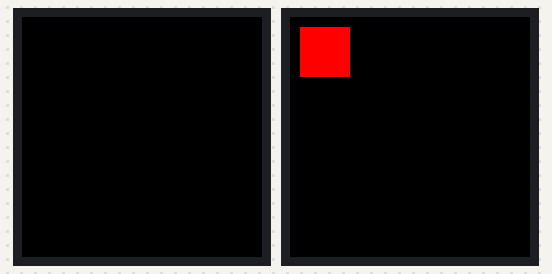
A sketch run on a simulated ESP32. Shown: 2 × 240×240 colour display.

Above: at 0.4 s.

The sketch:

0_one_ESP32_drive_two_Screens.ino
```cpp
#include <Arduino.h>
#include <SPI.h>
#include <Arduino_GFX.h>

// Define display type and connection pins
#define SCREEN_TYPE Arduino_GC9A01 // Choose display type
#define RST_PIN 1 // RST pin for the first display
#define DC_PIN 11 // DC pin for the first display
#define CS_PIN 10 // CS pin for the first display
#define SCK_PIN 12 // SCK pin for the first display
#define MOSI_PIN 13 // MOSI pin for the first display

#define DC_PIN2 41 // DC pin for the second display
#define CS_PIN2 42 // CS pin for the second display
#define SCK_PIN2 39 // SCK pin for the second display
#define MOSI_PIN2 0 // MOSI pin for the second display

// Create data bus objects
Arduino_DataBus *bus = new Arduino_ESP32SPI(DC_PIN, CS_PIN, SCK_PIN, MOSI_PIN, GFX_NOT_DEFINED);
Arduino_DataBus *bus2 = new Arduino_ESP32SPI(DC_PIN2, CS_PIN2, SCK_PIN2, MOSI_PIN2, GFX_NOT_DEFINED);

// Create display objects
SCREEN_TYPE *gfx = new SCREEN_TYPE(bus, RST_PIN, 1, true); // Initialize the first display
SCREEN_TYPE *gfx2 = new SCREEN_TYPE(bus2, GFX_NOT_DEFINED, 0, true); // Initialize the second display

void setup() {
  // Initialize both displays
  gfx->begin();
  gfx2->begin();

  // Set the background color of the first display to black
  gfx->fillScreen(BLACK);

  // Draw a red rectangle on the second display
  gfx2->fillRect(10, 10, 50, 50, RED);
}

void loop() {
  // No loop needed
}
```
